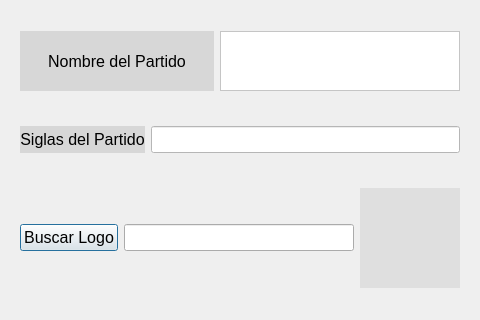
<?xml version="1.0" encoding="UTF-8"?>
<ui version="4.0">
 <class>introducirPartido</class>
 <widget class="QDialog" name="introducirPartido">
  <property name="geometry">
   <rect>
    <x>0</x>
    <y>0</y>
    <width>480</width>
    <height>320</height>
   </rect>
  </property>
  <property name="sizePolicy">
   <sizepolicy hsizetype="Preferred" vsizetype="Fixed">
    <horstretch>0</horstretch>
    <verstretch>0</verstretch>
   </sizepolicy>
  </property>
  <property name="minimumSize">
   <size>
    <width>480</width>
    <height>320</height>
   </size>
  </property>
  <property name="maximumSize">
   <size>
    <width>480</width>
    <height>320</height>
   </size>
  </property>
  <property name="font">
   <font>
    <pointsize>12</pointsize>
   </font>
  </property>
  <property name="windowTitle">
   <string>Introducir un Partido</string>
  </property>
  <layout class="QGridLayout" name="gridLayout">
   <item row="0" column="0">
    <layout class="QHBoxLayout" name="horizontalLayout" stretch="1,2">
     <property name="leftMargin">
      <number>9</number>
     </property>
     <property name="topMargin">
      <number>9</number>
     </property>
     <property name="rightMargin">
      <number>9</number>
     </property>
     <property name="bottomMargin">
      <number>9</number>
     </property>
     <item>
      <widget class="QLabel" name="label">
       <property name="sizePolicy">
        <sizepolicy hsizetype="Preferred" vsizetype="Fixed">
         <horstretch>0</horstretch>
         <verstretch>0</verstretch>
        </sizepolicy>
       </property>
       <property name="minimumSize">
        <size>
         <width>0</width>
         <height>60</height>
        </size>
       </property>
       <property name="maximumSize">
        <size>
         <width>16777215</width>
         <height>60</height>
        </size>
       </property>
       <property name="font">
        <font>
         <pointsize>12</pointsize>
        </font>
       </property>
       <property name="styleSheet">
        <string notr="true">background-color: rgba(199, 199, 199, 150);</string>
       </property>
       <property name="text">
        <string>Nombre del Partido</string>
       </property>
       <property name="alignment">
        <set>Qt::AlignCenter</set>
       </property>
      </widget>
     </item>
     <item>
      <widget class="QTextEdit" name="inputNombre">
       <property name="minimumSize">
        <size>
         <width>240</width>
         <height>60</height>
        </size>
       </property>
       <property name="maximumSize">
        <size>
         <width>240</width>
         <height>60</height>
        </size>
       </property>
       <property name="font">
        <font>
         <pointsize>12</pointsize>
        </font>
       </property>
       <property name="cursor" stdset="0">
        <cursorShape>PointingHandCursor</cursorShape>
       </property>
       <property name="styleSheet">
        <string notr="true">background-color: rgb(255, 255, 255);</string>
       </property>
      </widget>
     </item>
    </layout>
   </item>
   <item row="1" column="0">
    <layout class="QHBoxLayout" name="horizontalLayout_2">
     <property name="leftMargin">
      <number>9</number>
     </property>
     <property name="topMargin">
      <number>9</number>
     </property>
     <property name="rightMargin">
      <number>9</number>
     </property>
     <property name="bottomMargin">
      <number>9</number>
     </property>
     <item>
      <widget class="QLabel" name="label_2">
       <property name="font">
        <font>
         <pointsize>12</pointsize>
        </font>
       </property>
       <property name="styleSheet">
        <string notr="true">background-color: rgba(199, 199, 199, 150);</string>
       </property>
       <property name="text">
        <string>Siglas del Partido</string>
       </property>
       <property name="alignment">
        <set>Qt::AlignCenter</set>
       </property>
      </widget>
     </item>
     <item>
      <widget class="QLineEdit" name="inputSiglas">
       <property name="cursor">
        <cursorShape>PointingHandCursor</cursorShape>
       </property>
       <property name="styleSheet">
        <string notr="true">background-color: rgb(255, 255, 255);</string>
       </property>
      </widget>
     </item>
    </layout>
   </item>
   <item row="2" column="0">
    <layout class="QHBoxLayout" name="horizontalLayout_3">
     <property name="leftMargin">
      <number>9</number>
     </property>
     <property name="topMargin">
      <number>9</number>
     </property>
     <property name="rightMargin">
      <number>9</number>
     </property>
     <property name="bottomMargin">
      <number>9</number>
     </property>
     <item>
      <widget class="QPushButton" name="botonLogo">
       <property name="cursor">
        <cursorShape>PointingHandCursor</cursorShape>
       </property>
       <property name="text">
        <string>Buscar Logo</string>
       </property>
      </widget>
     </item>
     <item>
      <widget class="QLineEdit" name="inputLogo">
       <property name="inputMethodHints">
        <set>Qt::ImhUrlCharactersOnly</set>
       </property>
       <property name="readOnly">
        <bool>true</bool>
       </property>
      </widget>
     </item>
     <item>
      <widget class="QLabel" name="labelLogo">
       <property name="sizePolicy">
        <sizepolicy hsizetype="Fixed" vsizetype="Fixed">
         <horstretch>0</horstretch>
         <verstretch>0</verstretch>
        </sizepolicy>
       </property>
       <property name="minimumSize">
        <size>
         <width>100</width>
         <height>100</height>
        </size>
       </property>
       <property name="maximumSize">
        <size>
         <width>100</width>
         <height>100</height>
        </size>
       </property>
       <property name="styleSheet">
        <string notr="true">background-color: rgb(223, 223, 223);</string>
       </property>
       <property name="text">
        <string/>
       </property>
       <property name="alignment">
        <set>Qt::AlignCenter</set>
       </property>
      </widget>
     </item>
    </layout>
   </item>
  </layout>
 </widget>
 <resources/>
 <connections/>
</ui>
